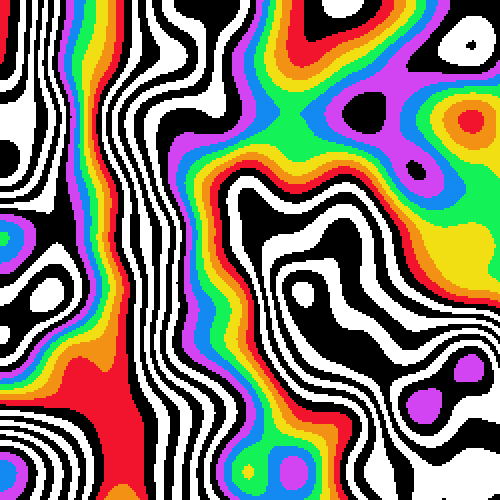
Frame 1 (no input)
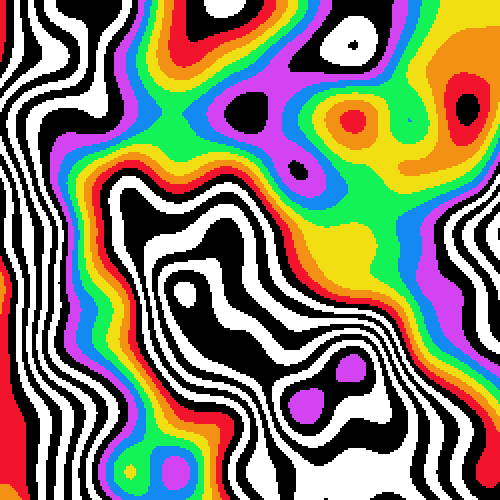
Frame 60 (no input)
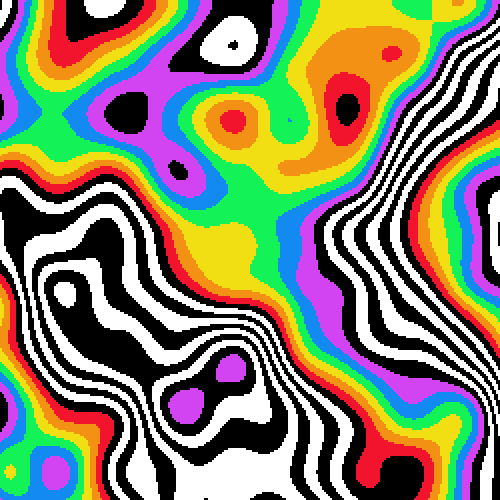
Frame 120 (the mouse pressed at the canvas centre since frame 60)

The p5.js sketch that drew these frames (run headless with seeded random() and noise() and a simulated clock; from frame 60 on, the mouse is pressed at the canvas centre):

// p5.js sketch
// ── sketch.js
let res;
let pixelSize = 2;
let backgroundColor = 0;
let colors = ["#f2132d", "#f29113", "#f2df13", "#13f256", "#138af2", "#d243f2", 0, 255, 0, 255, 0, 255, 0, 255, 0];

let completeImg, fillingImg;
let idx;

function setup() {
	createCanvas(500, 500);
	
	completeImg = createGraphics(width, height);
	completeImg.background(backgroundColor);
	completeImg.noStroke();
	
	fillingImg = createGraphics(width, height);
	fillingImg.background(backgroundColor);
	fillingImg.noStroke();
	//fillingImg.colorMode(HSB, 1);
	
	res = 1/random(400, 500);
	idx = width;
	
	for (let x = 0; x < width; x += pixelSize) {
		drawColumn(x, completeImg);
	}
}

function draw() {
	drawColumn(idx, fillingImg);
	
	image(completeImg, -idx%width, 0);
	image(fillingImg, width - idx%width, 0);
	
	idx += pixelSize;
	if (idx % width === 0) {
		// copy fillingImg into completeImg:
		completeImg.image(fillingImg, 0, 0);
		// reset fillingImg:
		fillingImg.background(backgroundColor);
	}
}

function drawColumn(x, img) {
	let noice, digit, c;
	for (let y = 0; y < height; y += pixelSize) {
		noice = noise(x * res, y * res);
		digit = floor(noice * 90);
		let c = colors[digit%colors.length];
		
		img.fill(c);
		img.square(x%width, y, pixelSize);
	}
}
